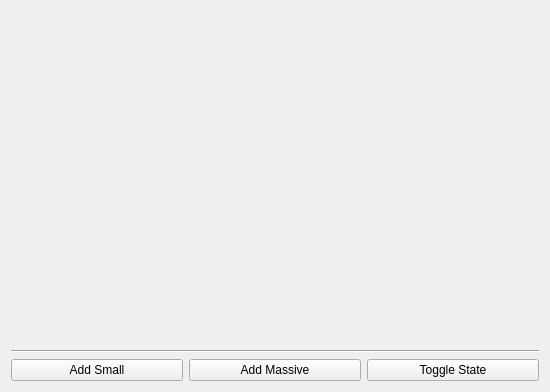
<?xml version="1.0" encoding="UTF-8"?>
<ui version="4.0">
 <class>MainWindow</class>
 <widget class="QWidget" name="MainWindow">
  <property name="geometry">
   <rect>
    <x>0</x>
    <y>0</y>
    <width>550</width>
    <height>392</height>
   </rect>
  </property>
  <property name="windowTitle">
   <string>Category Filter Tester</string>
  </property>
  <layout class="QVBoxLayout" name="verticalLayout">
   <item>
    <widget class="simQt::CategoryDataBreadcrumbs" name="breadcrumbs"/>
   </item>
   <item>
    <layout class="QHBoxLayout" name="horizontalLayout">
     <item>
      <widget class="simQt::CategoryFilterWidget2" name="categoryFilterWidget2"/>
     </item>
    </layout>
   </item>
   <item>
    <widget class="Line" name="line">
     <property name="orientation">
      <enum>Qt::Horizontal</enum>
     </property>
    </widget>
   </item>
   <item>
    <layout class="QHBoxLayout" name="horizontalLayout_2">
     <item>
      <widget class="QPushButton" name="smallButton">
       <property name="text">
        <string>Add Small</string>
       </property>
      </widget>
     </item>
     <item>
      <widget class="QPushButton" name="massiveButton">
       <property name="text">
        <string>Add Massive</string>
       </property>
      </widget>
     </item>
     <item>
      <widget class="QPushButton" name="togglePushButton">
       <property name="text">
        <string>Toggle State</string>
       </property>
      </widget>
     </item>
    </layout>
   </item>
  </layout>
 </widget>
 <customwidgets>
  <customwidget>
   <class>simQt::CategoryDataBreadcrumbs</class>
   <extends>QWidget</extends>
   <header>simQt/CategoryDataBreadcrumbs.h</header>
  </customwidget>
  <customwidget>
   <class>simQt::CategoryFilterWidget2</class>
   <extends>QWidget</extends>
   <header>simQt/CategoryTreeModel2.h</header>
  </customwidget>
 </customwidgets>
 <resources/>
 <connections/>
</ui>
